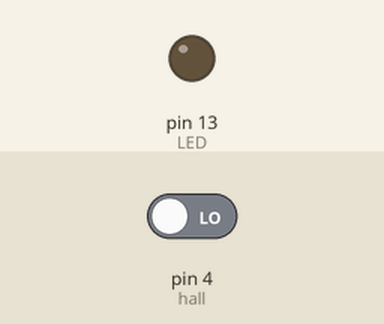
Recording of a sketch running on a simulated Arduino Uno, built with avr-gcc and run on an emulated ATmega328P. Shown: output pins drawn as LEDs (lit = HIGH). The test bench sets the inputs (shaded band); at power-on: pin 4 (hall) LOW.

Above: at 1.2 s.
1.3 s: pin 4 (hall) driven HIGH
At 1.9 s:
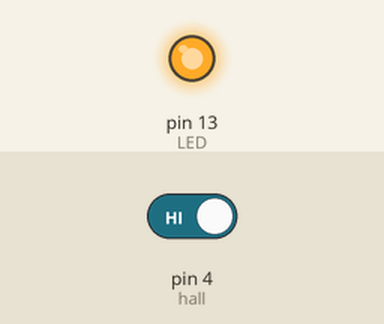
2.8 s: pin 4 (hall) driven LOW
At 4.2 s:
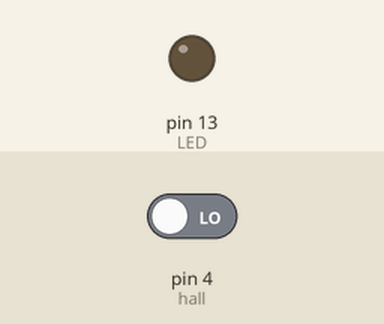
Timing chart, 0 to 5.8 s (numbered marks = the images above; inputs shaded):
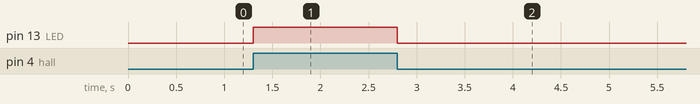

The sketch:

hall_test.ino
```cpp
#define hall 4
#define LED 13

void setup() {
  // put your setup code here, to run once:
  pinMode (hall, INPUT);
  pinMode (LED, OUTPUT);
}

void loop() {
  // put your main code here, to run repeatedly:

  digitalWrite(LED, digitalRead(hall) );
}
```

Measured:
- after the input at 1.3 s, pin 13 (LED): LOW → HIGH at once
- after the input at 2.8 s, pin 13 (LED): HIGH → LOW at once
